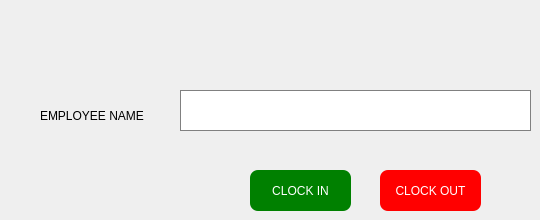
       <widget class="QWidget" name="Employee_2">
        <widget class="QPushButton" name="pushButton_clockIN_2">
         <property name="geometry">
          <rect>
           <x>250</x>
           <y>170</y>
           <width>101</width>
           <height>41</height>
          </rect>
         </property>
         <property name="styleSheet">
          <string notr="true">QPushButton{
text-align: center;
height: 30px;
width: 50px;
padding: 5px;
background: green;
color: white;
border-radius: 8px;
}</string>
         </property>
         <property name="text">
          <string>CLOCK IN</string>
         </property>
        </widget>
        <widget class="QPushButton" name="pushButton_clockOUT_2">
         <property name="geometry">
          <rect>
           <x>380</x>
           <y>170</y>
           <width>101</width>
           <height>41</height>
          </rect>
         </property>
         <property name="styleSheet">
          <string notr="true">QPushButton{
text-align: center;
height: 30px;
width: 50px;
padding: 5px;
background: red;
color: white;
border-radius: 8px;
}</string>
         </property>
         <property name="text">
          <string>CLOCK OUT</string>
         </property>
        </widget>
        <widget class="QLineEdit" name="lineEdit_employeeName_2">
         <property name="geometry">
          <rect>
           <x>180</x>
           <y>90</y>
           <width>351</width>
           <height>41</height>
          </rect>
         </property>
         <property name="styleSheet">
          <string notr="true">border: 1px solid grey;</string>
         </property>
        </widget>
        <widget class="QLabel" name="label_18">
         <property name="geometry">
          <rect>
           <x>40</x>
           <y>100</y>
           <width>121</width>
           <height>31</height>
          </rect>
         </property>
         <property name="text">
          <string>EMPLOYEE NAME</string>
         </property>
        </widget>
       </widget>
